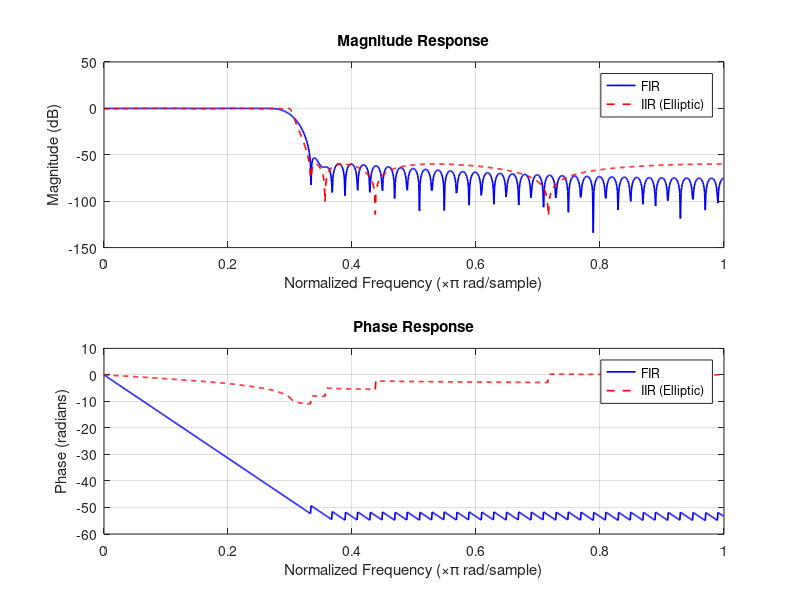
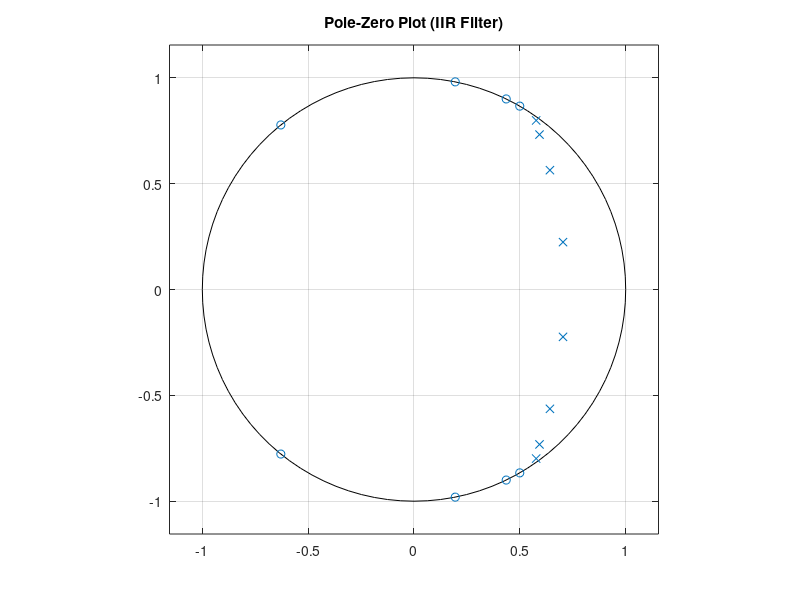

Recreate these plots in MATLAB, in order.
% FIR-to-IIR Filter Approximation using Elliptic Filter (MATLAB)

clc; clear; close all;

% FIR filter design
N_fir = 101;
cutoff = 0.3;
fir_coeff = fir1(N_fir - 1, cutoff, hamming(N_fir));

% Elliptic IIR filter design
N_iir = 8;
Rp = 0.5;     % Passband ripple in dB
Rs = 60;      % Stopband attenuation in dB
[b_iir, a_iir] = ellip(N_iir, Rp, Rs, cutoff);

% Frequency responses
[H_fir, w] = freqz(fir_coeff, 1, 1024);
H_iir = freqz(b_iir, a_iir, 1024);

% Plot magnitude responses
figure;
subplot(2,1,1);
plot(w/pi, 20*log10(abs(H_fir)), 'b', 'LineWidth', 1.2);
hold on;
plot(w/pi, 20*log10(abs(H_iir)), 'r--', 'LineWidth', 1.2);
title('Magnitude Response');
xlabel('Normalized Frequency (×\pi rad/sample)');
ylabel('Magnitude (dB)');
legend('FIR', 'IIR (Elliptic)');
grid on;

% Plot phase responses
subplot(2,1,2);
plot(w/pi, unwrap(angle(H_fir)), 'b', 'LineWidth', 1.2);
hold on;
plot(w/pi, unwrap(angle(H_iir)), 'r--', 'LineWidth', 1.2);
title('Phase Response');
xlabel('Normalized Frequency (×\pi rad/sample)');
ylabel('Phase (radians)');
legend('FIR', 'IIR (Elliptic)');
grid on;

% Pole-zero plot
figure;
zplane(b_iir, a_iir);
title('Pole-Zero Plot (IIR Filter)');
